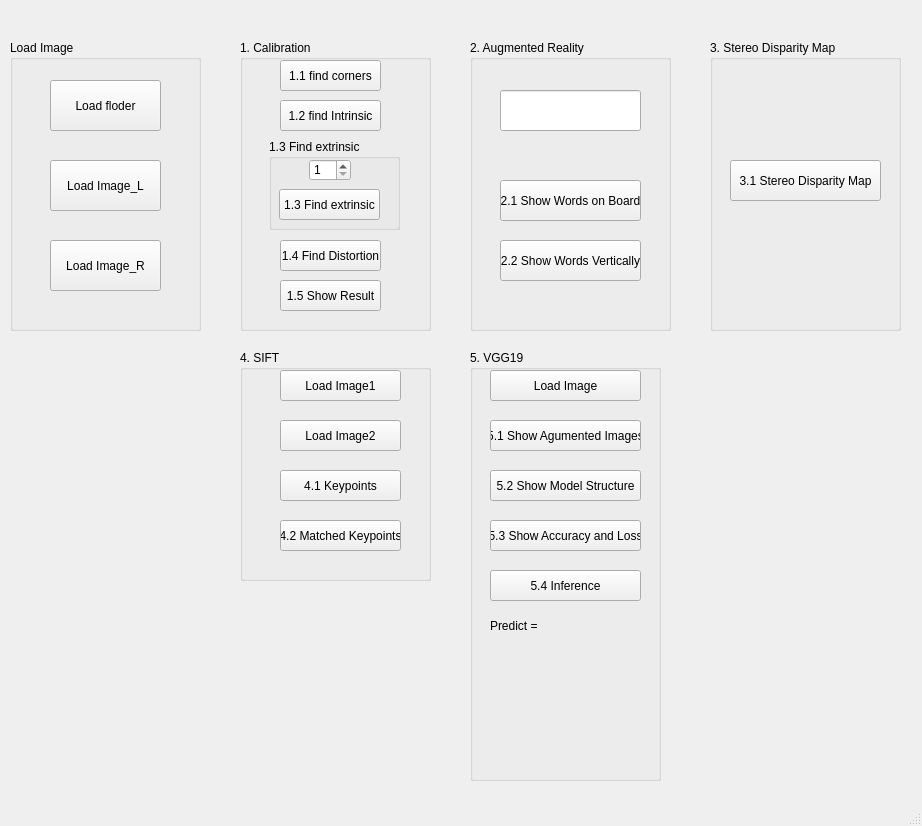
<?xml version="1.0" encoding="UTF-8"?>
<ui version="4.0">
 <class>hw1</class>
 <widget class="QMainWindow" name="hw1">
  <property name="geometry">
   <rect>
    <x>0</x>
    <y>0</y>
    <width>922</width>
    <height>826</height>
   </rect>
  </property>
  <property name="windowTitle">
   <string>MainWindow</string>
  </property>
  <widget class="QWidget" name="centralwidget">
   <widget class="QGroupBox" name="groupBox0">
    <property name="geometry">
     <rect>
      <x>10</x>
      <y>40</y>
      <width>191</width>
      <height>291</height>
     </rect>
    </property>
    <property name="title">
     <string>Load Image</string>
    </property>
    <widget class="QPushButton" name="pushButton0_1">
     <property name="geometry">
      <rect>
       <x>40</x>
       <y>40</y>
       <width>111</width>
       <height>51</height>
      </rect>
     </property>
     <property name="text">
      <string>Load floder</string>
     </property>
    </widget>
    <widget class="QPushButton" name="pushButton0_2">
     <property name="geometry">
      <rect>
       <x>40</x>
       <y>120</y>
       <width>111</width>
       <height>51</height>
      </rect>
     </property>
     <property name="text">
      <string>Load Image_L</string>
     </property>
    </widget>
    <widget class="QPushButton" name="pushButton0_3">
     <property name="geometry">
      <rect>
       <x>40</x>
       <y>200</y>
       <width>111</width>
       <height>51</height>
      </rect>
     </property>
     <property name="text">
      <string>Load Image_R</string>
     </property>
    </widget>
   </widget>
   <widget class="QGroupBox" name="groupBox1">
    <property name="geometry">
     <rect>
      <x>240</x>
      <y>40</y>
      <width>191</width>
      <height>291</height>
     </rect>
    </property>
    <property name="title">
     <string>1. Calibration</string>
    </property>
    <widget class="QPushButton" name="pushButton1_1">
     <property name="geometry">
      <rect>
       <x>40</x>
       <y>20</y>
       <width>101</width>
       <height>31</height>
      </rect>
     </property>
     <property name="text">
      <string>1.1 find corners</string>
     </property>
    </widget>
    <widget class="QPushButton" name="pushButton1_2">
     <property name="geometry">
      <rect>
       <x>40</x>
       <y>60</y>
       <width>101</width>
       <height>31</height>
      </rect>
     </property>
     <property name="text">
      <string>1.2 find Intrinsic</string>
     </property>
    </widget>
    <widget class="QPushButton" name="pushButton1_5">
     <property name="geometry">
      <rect>
       <x>40</x>
       <y>240</y>
       <width>101</width>
       <height>31</height>
      </rect>
     </property>
     <property name="text">
      <string>1.5 Show Result</string>
     </property>
    </widget>
    <widget class="QPushButton" name="pushButton1_4">
     <property name="geometry">
      <rect>
       <x>40</x>
       <y>200</y>
       <width>101</width>
       <height>31</height>
      </rect>
     </property>
     <property name="text">
      <string>1.4 Find Distortion</string>
     </property>
    </widget>
    <widget class="QGroupBox" name="groupBox1_1">
     <property name="geometry">
      <rect>
       <x>29</x>
       <y>99</y>
       <width>131</width>
       <height>91</height>
      </rect>
     </property>
     <property name="title">
      <string>1.3 Find extrinsic</string>
     </property>
     <widget class="QPushButton" name="pushButton1_3">
      <property name="geometry">
       <rect>
        <x>10</x>
        <y>50</y>
        <width>101</width>
        <height>31</height>
       </rect>
      </property>
      <property name="text">
       <string>1.3 Find extrinsic</string>
      </property>
     </widget>
     <widget class="QSpinBox" name="spinBox">
      <property name="geometry">
       <rect>
        <x>40</x>
        <y>20</y>
        <width>42</width>
        <height>22</height>
       </rect>
      </property>
      <property name="minimum">
       <number>1</number>
      </property>
      <property name="maximum">
       <number>15</number>
      </property>
     </widget>
    </widget>
   </widget>
   <widget class="QGroupBox" name="groupBox2">
    <property name="geometry">
     <rect>
      <x>470</x>
      <y>40</y>
      <width>201</width>
      <height>291</height>
     </rect>
    </property>
    <property name="title">
     <string>2. Augmented Reality</string>
    </property>
    <widget class="QPushButton" name="pushButton2_1">
     <property name="geometry">
      <rect>
       <x>30</x>
       <y>140</y>
       <width>141</width>
       <height>41</height>
      </rect>
     </property>
     <property name="text">
      <string>2.1 Show Words on Board</string>
     </property>
    </widget>
    <widget class="QPushButton" name="pushButton2_2">
     <property name="geometry">
      <rect>
       <x>30</x>
       <y>200</y>
       <width>141</width>
       <height>41</height>
      </rect>
     </property>
     <property name="text">
      <string>2.2 Show Words Vertically</string>
     </property>
    </widget>
    <widget class="QLineEdit" name="lineEdit">
     <property name="geometry">
      <rect>
       <x>30</x>
       <y>50</y>
       <width>141</width>
       <height>41</height>
      </rect>
     </property>
     <property name="maxLength">
      <number>6</number>
     </property>
    </widget>
   </widget>
   <widget class="QGroupBox" name="groupBox3">
    <property name="geometry">
     <rect>
      <x>710</x>
      <y>40</y>
      <width>191</width>
      <height>291</height>
     </rect>
    </property>
    <property name="title">
     <string>3. Stereo Disparity Map</string>
    </property>
    <widget class="QPushButton" name="pushButton3_1">
     <property name="geometry">
      <rect>
       <x>20</x>
       <y>120</y>
       <width>151</width>
       <height>41</height>
      </rect>
     </property>
     <property name="text">
      <string>3.1 Stereo Disparity Map</string>
     </property>
    </widget>
   </widget>
   <widget class="QGroupBox" name="groupBox5">
    <property name="geometry">
     <rect>
      <x>470</x>
      <y>350</y>
      <width>191</width>
      <height>431</height>
     </rect>
    </property>
    <property name="title">
     <string>5. VGG19</string>
    </property>
    <widget class="QPushButton" name="pushButton5_1">
     <property name="geometry">
      <rect>
       <x>20</x>
       <y>20</y>
       <width>151</width>
       <height>31</height>
      </rect>
     </property>
     <property name="text">
      <string>Load Image</string>
     </property>
    </widget>
    <widget class="QPushButton" name="pushButton5_2">
     <property name="geometry">
      <rect>
       <x>20</x>
       <y>70</y>
       <width>151</width>
       <height>31</height>
      </rect>
     </property>
     <property name="text">
      <string>5.1 Show Agumented Images</string>
     </property>
    </widget>
    <widget class="QPushButton" name="pushButton5_3">
     <property name="geometry">
      <rect>
       <x>20</x>
       <y>120</y>
       <width>151</width>
       <height>31</height>
      </rect>
     </property>
     <property name="text">
      <string>5.2 Show Model Structure</string>
     </property>
    </widget>
    <widget class="QPushButton" name="pushButton5_4">
     <property name="geometry">
      <rect>
       <x>20</x>
       <y>170</y>
       <width>151</width>
       <height>31</height>
      </rect>
     </property>
     <property name="text">
      <string>5.3 Show Accuracy and Loss</string>
     </property>
    </widget>
    <widget class="QPushButton" name="pushButton5_5">
     <property name="geometry">
      <rect>
       <x>20</x>
       <y>220</y>
       <width>151</width>
       <height>31</height>
      </rect>
     </property>
     <property name="text">
      <string>5.4 Inference</string>
     </property>
    </widget>
    <widget class="QLabel" name="label">
     <property name="geometry">
      <rect>
       <x>20</x>
       <y>270</y>
       <width>47</width>
       <height>12</height>
      </rect>
     </property>
     <property name="text">
      <string>Predict =</string>
     </property>
    </widget>
    <widget class="QLabel" name="label_img">
     <property name="geometry">
      <rect>
       <x>30</x>
       <y>290</y>
       <width>128</width>
       <height>128</height>
      </rect>
     </property>
     <property name="text">
      <string/>
     </property>
     <property name="scaledContents">
      <bool>true</bool>
     </property>
    </widget>
   </widget>
   <widget class="QGroupBox" name="groupBox4">
    <property name="geometry">
     <rect>
      <x>240</x>
      <y>350</y>
      <width>191</width>
      <height>231</height>
     </rect>
    </property>
    <property name="title">
     <string>4. SIFT</string>
    </property>
    <widget class="QPushButton" name="pushButton4_1">
     <property name="geometry">
      <rect>
       <x>40</x>
       <y>20</y>
       <width>121</width>
       <height>31</height>
      </rect>
     </property>
     <property name="text">
      <string>Load Image1</string>
     </property>
    </widget>
    <widget class="QPushButton" name="pushButton4_2">
     <property name="geometry">
      <rect>
       <x>40</x>
       <y>70</y>
       <width>121</width>
       <height>31</height>
      </rect>
     </property>
     <property name="text">
      <string>Load Image2</string>
     </property>
    </widget>
    <widget class="QPushButton" name="pushButton4_3">
     <property name="geometry">
      <rect>
       <x>40</x>
       <y>120</y>
       <width>121</width>
       <height>31</height>
      </rect>
     </property>
     <property name="text">
      <string>4.1 Keypoints</string>
     </property>
    </widget>
    <widget class="QPushButton" name="pushButton4_4">
     <property name="geometry">
      <rect>
       <x>40</x>
       <y>170</y>
       <width>121</width>
       <height>31</height>
      </rect>
     </property>
     <property name="text">
      <string>4.2 Matched Keypoints</string>
     </property>
    </widget>
   </widget>
  </widget>
  <widget class="QMenuBar" name="menubar">
   <property name="geometry">
    <rect>
     <x>0</x>
     <y>0</y>
     <width>922</width>
     <height>21</height>
    </rect>
   </property>
  </widget>
  <widget class="QStatusBar" name="statusbar"/>
 </widget>
 <resources/>
 <connections/>
</ui>
